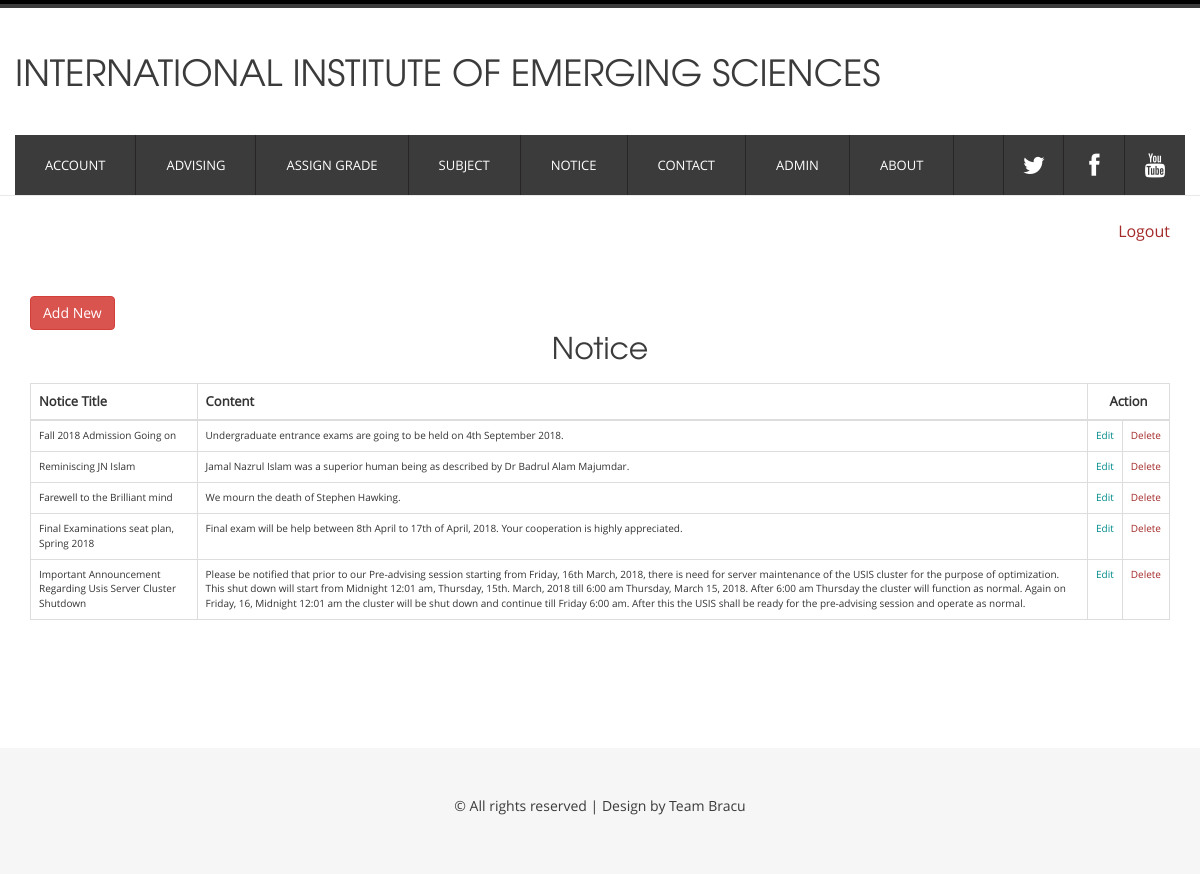
Page /includes/notice-list2.php (signed in) on the committed database.
### tables this page shows
CREATE TABLE `notice` (
  `nid` int(10) NOT NULL,
  `topic` varchar(100) NOT NULL,
  `content` text NOT NULL,
  `curtime` timestamp NOT NULL DEFAULT CURRENT_TIMESTAMP ON UPDATE CURRENT_TIMESTAMP
);

### includes/notice-list2.php (the view, shortened to what this page needs)
<?php
    include_once 'headerInside2.php';
    include_once 'database.php';
?>
<!DOCTYPE HTML>
<html>
<head>
<link href="css/bootstrap.min.css" rel='stylesheet' type='text/css' />
<link href="css/bootstrap.css" rel='stylesheet' type='text/css' />
<link href="css/style.css" rel="stylesheet" type="text/css" media="all" />
   	<link rel="stylesheet" href="fonts/css/font-awesome.min.css">
</head>
<body>
<div class="main_btm">
	<div class="container" >
            <br><a href="logout.php" style="float:right; font-size:16px; color: brown;margin-top:10px; margin-bottom:10px" >Logout</a><br>
		<div class="main row" >
			    <div class="col-md-12 company_ad">
				   	<br><a href="add-notice2.php" class="btn btn-danger">Add New </a><br/>
            <table class="table table-bordered" style="width:100%; font-weight:550;">
                <thead style="font-size:13px">
                    <h2 style="text-align:center">Notice</h2>
                    <tr>
                        <th>Notice Title</th>
                        <th>Content</th>
                        <th colspan="2" style = "text-align:center;"
                        </th>Action</th>
                    </tr>
                </thead>
                <?php
                $query = "SELECT nid,topic,content FROM notice order by nid desc" ;
                $result = mysqli_query($conn, $query);
                while ($subject = mysqli_fetch_assoc($result)){
                    ?>
                    <tr>
                        <td><?php echo $subject['topic']; ?></td>
                        <td><?php echo $subject['content']; ?></td>
                        <td>
                            <a
                                style="color:DarkCyan" href="change-notice.php?nid=<?php echo $subject['nid']?>">Edit
                            </a>
                        </td>
                        <td>
                            <a style="color:brown" title="Delete"  href="notice-list2.php?act=del&nid= <?php echo $subject['nid'] ?>">Delete
                            </a>
                        </td>
                    </tr>
                <?php
                }
                ?>
            </table>
				</div>
				<div class="col-md-12">
  			</div>
  			<div class="clearfix"></div>
	</div>
</div>
</div>
<?php
    include_once 'footer.php';
?>
</body>
</html>

### css/style.css (style rules this page uses)
body { font-family: 'open_sansregular'; background:#ffffff; font-size: 100%; }
.main { padding: 5% 0; }
.main_btm { background: #FFFFFF; border-top: 1px solid rgb(233, 233, 233); }
.company_ad h2 { margin: 0 0 20px; text-transform: capitalize; font-size: 3em; color:#3b3b3b; font-family: 'texgyreadventorregular'; }

### rows in the picture
notice: topic "Fall 2018 Admission Going on", content "Undergraduate entrance exams are going to be held on 4th September 2018."
notice: topic "Reminiscing JN Islam", content "Jamal Nazrul Islam was a superior human being as described by Dr Badrul Alam Majumdar."
notice: topic "Farewell to the Brilliant mind", content "We mourn the death of Stephen Hawking."
notice: topic "Final Examinations seat plan, Spring 2018", content "Final exam will be help between 8th April to 17th of April, 2018. Your cooperation is highly appreciated."
notice: topic "Important Announcement Regarding Usis Server Cluster Shutdown", content "Please be notified that prior to our Pre-advising session starting from Friday, 16th March, 2018, there is need for server maintenance of the USIS cluster for the purpose of optimization. This shut down will start from Midnight 12:01 am, Thursday, 15th. March, 2018 till 6:00 am Thursday, March 15, 2018. After 6:00 am Thursday the cluster will function as normal. Again on Friday, 16, Midnight 12:01 am the cluster will be shut down and continue till Friday 6:00 am. After this the USIS shall be ready for the pre-advising session and operate as normal."
